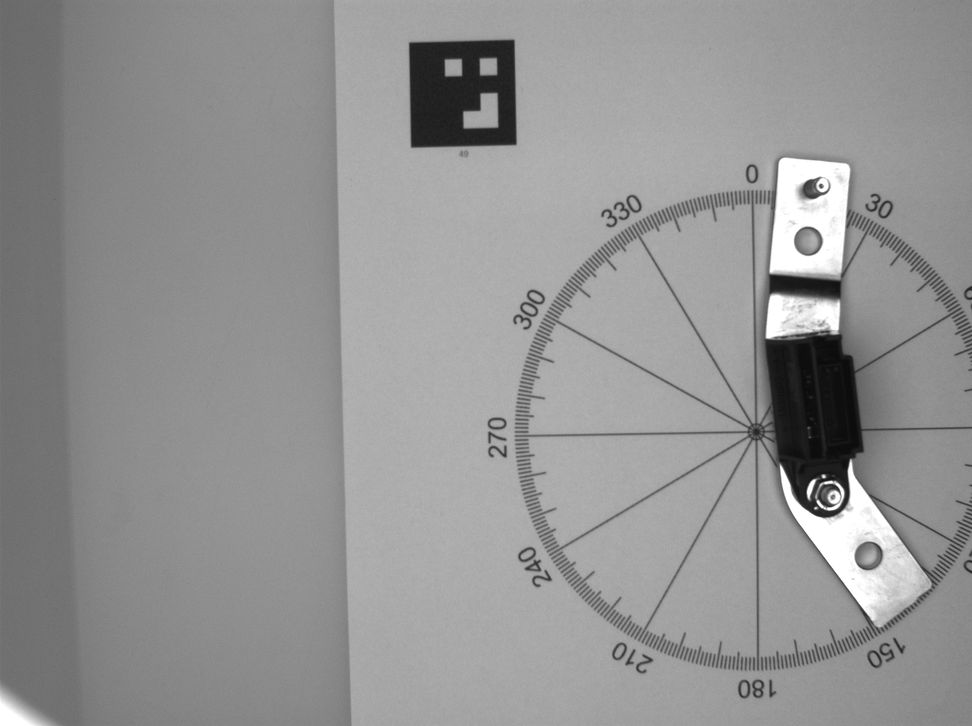
#> input picture Test_images/NonArUco/Train/Angle/BB102HCS5_2.png, 972 x 726 px, shrunk from 1292 x 964 before the run
$ python FunctionTests.py
#> lines starting #> are read from the running program, lines starting #| are printed output that depends on the picture
import cv2
import matplotlib.pyplot as plt

image = cv2.imread("Test_images/NonArUco/Train/Angle/BB102HCS5_2.png",cv2.IMREAD_GRAYSCALE)
#> image is the input picture: shape (726, 972); min 11, max 255, mean 147.2

if image is None:
    raise ValueError("Image not loaded. Please check the image path.")


aruco_dict = cv2.aruco.getPredefinedDictionary(
    cv2.aruco.DICT_4X4_50
)
parameters = cv2.aruco.DetectorParameters()

detector = cv2.aruco.ArucoDetector(aruco_dict, parameters)

corners, ids, rejected = detector.detectMarkers(image)
#> corners = ([[409, 42], [513, 39], [516, 144], [411, 147]],); ids = [49]; rejected = 24 items

print("Detected markers:", ids)
#| Detected markers: [[49]]
print(f"Corners: {corners}")
#| Corners: (array([[[409.,  42.],
#|         [513.,  39.],
#|         [516., 144.],
#|         [411., 147.]]], dtype=float32),)
pt1 = (int(corners[0][0][0][0]), int(corners[0][0][0][1]))
#> pt1 = (409, 42)
pt2 = (int(corners[0][0][3][0]), int(corners[0][0][3][1]))
#> pt2 = (411, 147)
cv2.line(image,pt1,pt2,(255,0,0),5)

pt1 = (int(corners[0][0][0][0]), int(corners[0][0][0][1]))
pt2 = (int(corners[0][0][1][0]), int(corners[0][0][1][1]))
#> pt2 = (513, 39)
cv2.line(image,pt1,pt2,(255,0,0),5)

if ids is not None:
    cv2.aruco.drawDetectedMarkers(image, corners, ids)
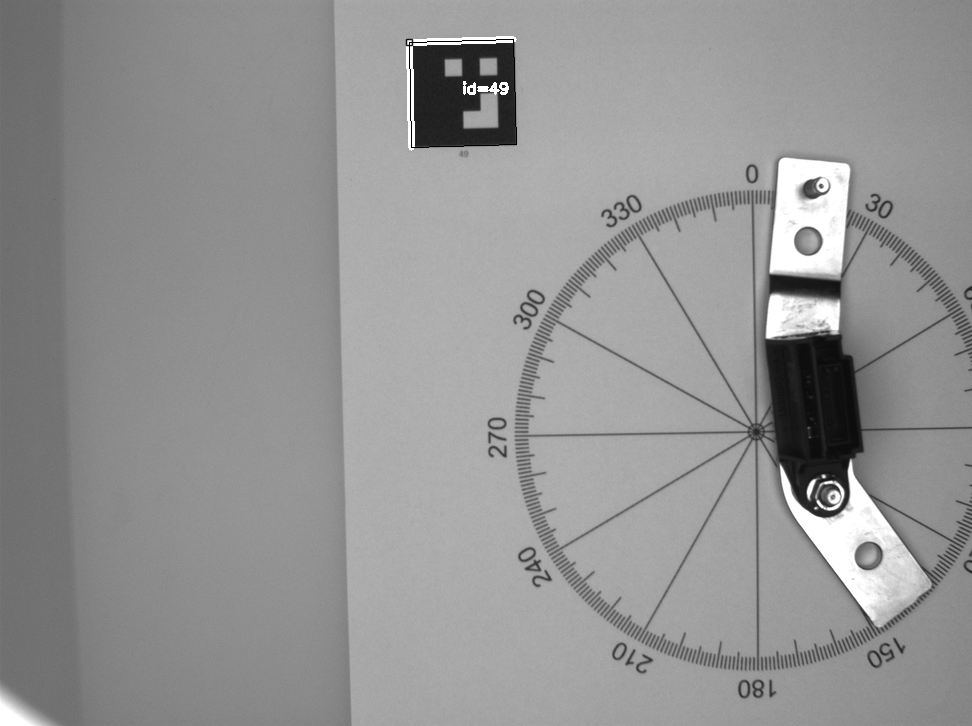
#> image: shape (726, 972); min 0, max 255, mean 147.6

    plt.imshow(cv2.cvtColor(image, cv2.COLOR_BGR2RGB))
    plt.axis("off")
    plt.show()

$ run again, with Test_images/NonArUco/Train/Angle/BB102HCS0_1.png copied over Test_images/NonArUco/Train/Angle/BB102HCS5_2.png
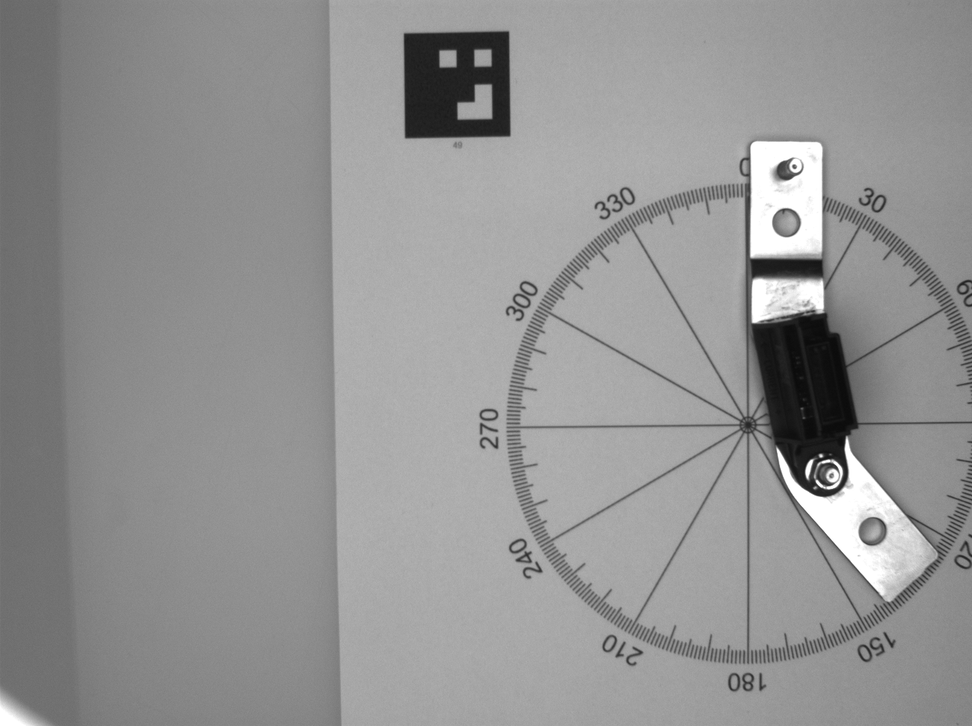
#> input picture Test_images/NonArUco/Train/Angle/BB102HCS0_1.png, 972 x 726 px, shrunk from 1292 x 964 before the run
#> image is the input picture: shape (726, 972); min 11, max 255, mean 147.1
#> corners = ([[404, 33], [508, 31], [510, 135], [406, 138]],); ids = [49]; rejected = 22 items
#| Detected markers: [[49]]
#| Corners: (array([[[404.,  33.],
#|         [508.,  31.],
#|         [510., 135.],
#|         [406., 138.]]], dtype=float32),)
#> pt1 = (404, 33)
#> `pt2 = (int(corners[0][0][3][0]), int(corners[0][0][3][1]))`: pt2 = (406, 138)
#> `pt2 = (int(corners[0][0][1][0]), int(corners[0][0][1][1]))`: pt2 = (508, 31)
#> `cv2.aruco.drawDetectedMarkers(image, corners, ids)`:
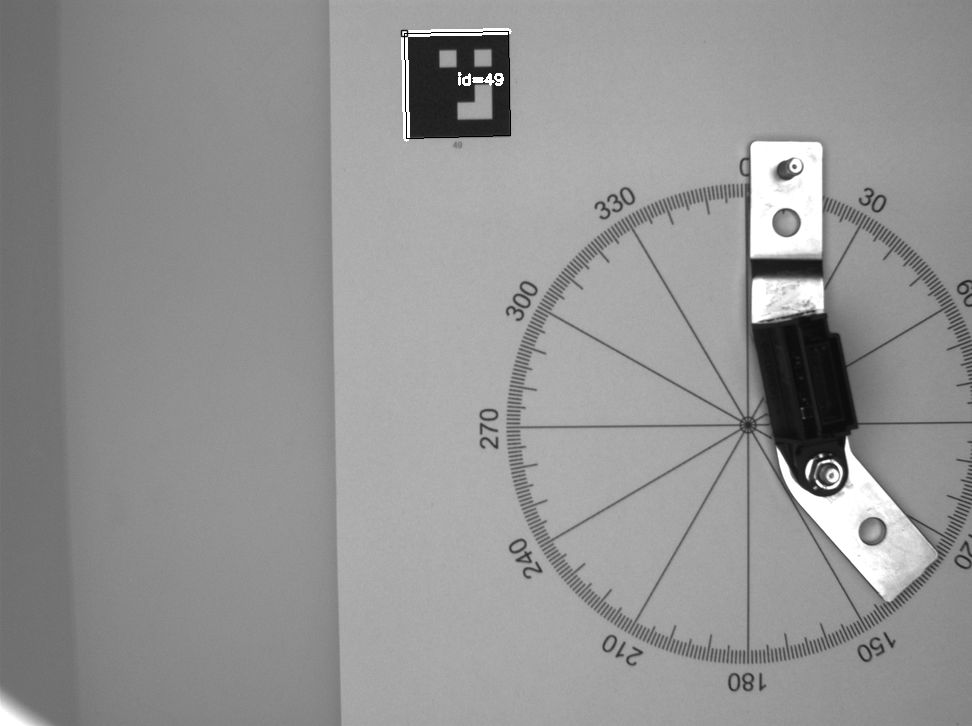
#> image: shape (726, 972); min 0, max 255, mean 147.4

$ run again, with Test_images/NonArUco/Train/Angle/BB102HCS0_2.png copied over Test_images/NonArUco/Train/Angle/BB102HCS5_2.png
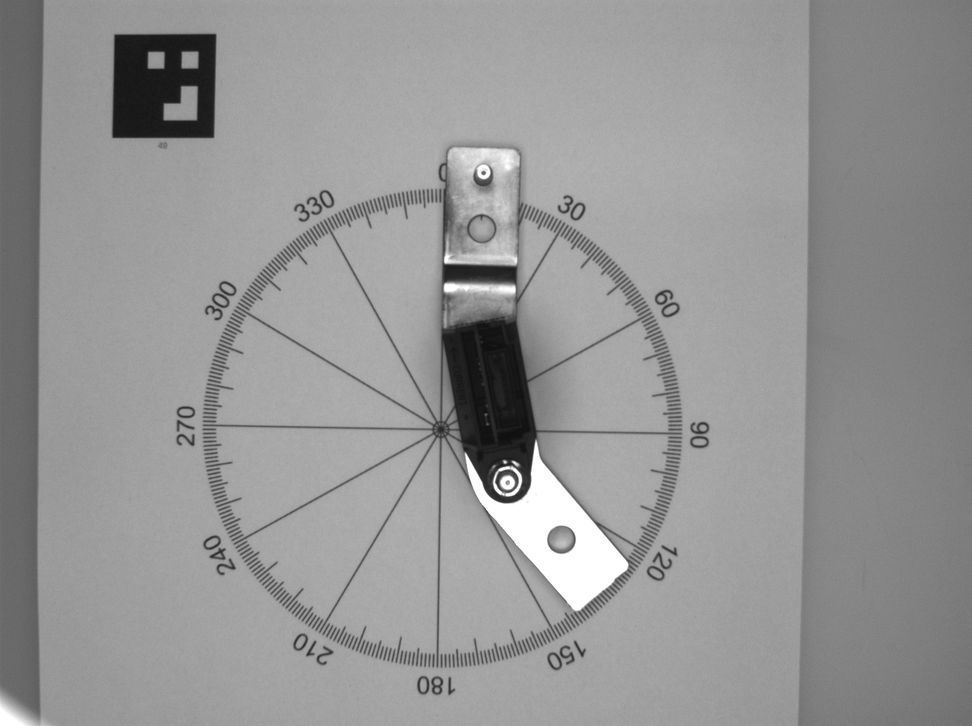
#> input picture Test_images/NonArUco/Train/Angle/BB102HCS0_2.png, 972 x 726 px, shrunk from 1292 x 964 before the run
#> image is the input picture: shape (726, 972); min 15, max 255, mean 148.9
#> corners = ([[115, 34], [216, 35], [213, 137], [112, 137]],); ids = [49]; rejected = 20 items
#| Detected markers: [[49]]
#| Corners: (array([[[115.,  34.],
#|         [216.,  35.],
#|         [213., 137.],
#|         [112., 137.]]], dtype=float32),)
#> pt1 = (115, 34)
#> `pt2 = (int(corners[0][0][3][0]), int(corners[0][0][3][1]))`: pt2 = (112, 137)
#> `pt2 = (int(corners[0][0][1][0]), int(corners[0][0][1][1]))`: pt2 = (216, 35)
#> `cv2.aruco.drawDetectedMarkers(image, corners, ids)`:
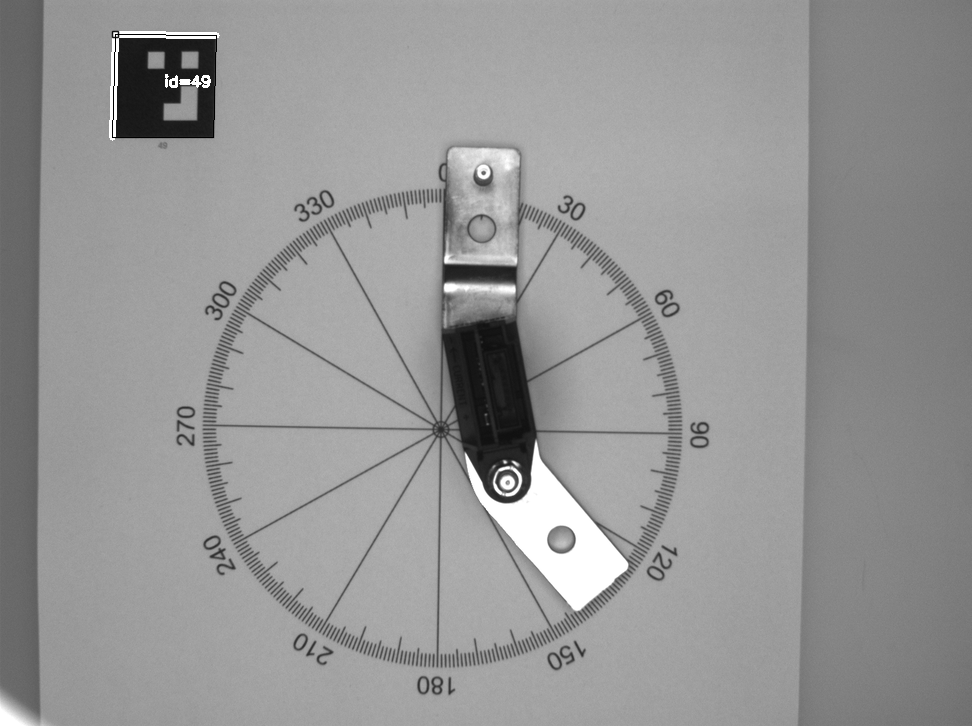
#> image: shape (726, 972); min 0, max 255, mean 149.3

$ run again, with Test_images/NonArUco/Train/Angle/BB102HCS10_1.png copied over Test_images/NonArUco/Train/Angle/BB102HCS5_2.png
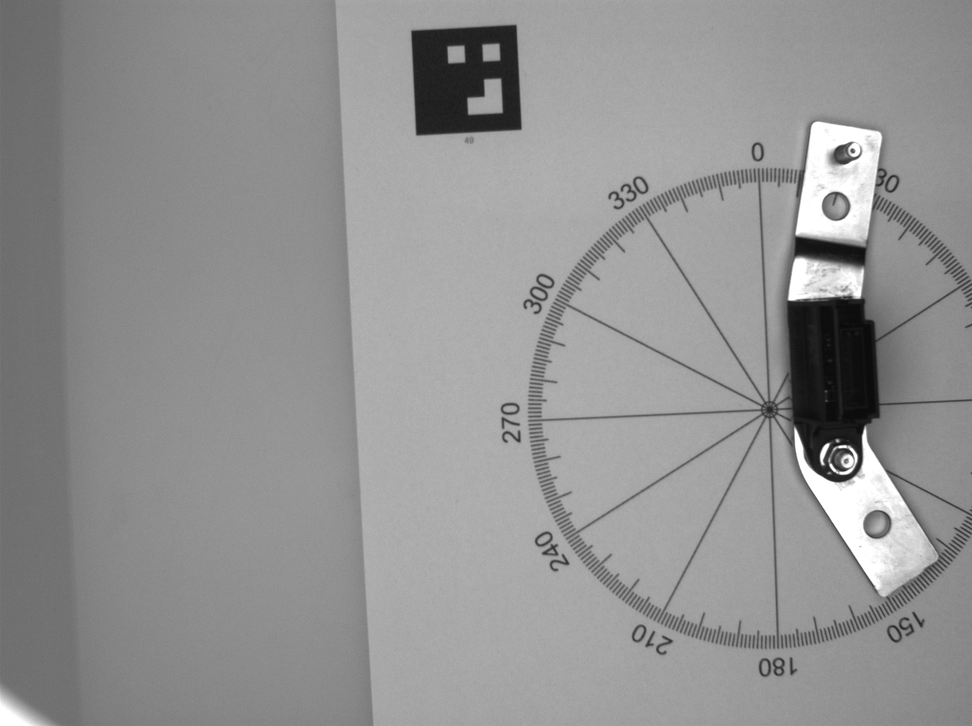
#> input picture Test_images/NonArUco/Train/Angle/BB102HCS10_1.png, 972 x 726 px, shrunk from 1292 x 964 before the run
#> image is the input picture: shape (726, 972); min 10, max 255, mean 146.2
#> corners = ([[411, 30], [516, 25], [521, 129], [416, 135]],); ids = [49]; rejected = 24 items
#| Detected markers: [[49]]
#| Corners: (array([[[411.,  30.],
#|         [516.,  25.],
#|         [521., 129.],
#|         [416., 135.]]], dtype=float32),)
#> pt1 = (411, 30)
#> `pt2 = (int(corners[0][0][3][0]), int(corners[0][0][3][1]))`: pt2 = (416, 135)
#> `pt2 = (int(corners[0][0][1][0]), int(corners[0][0][1][1]))`: pt2 = (516, 25)
#> `cv2.aruco.drawDetectedMarkers(image, corners, ids)`:
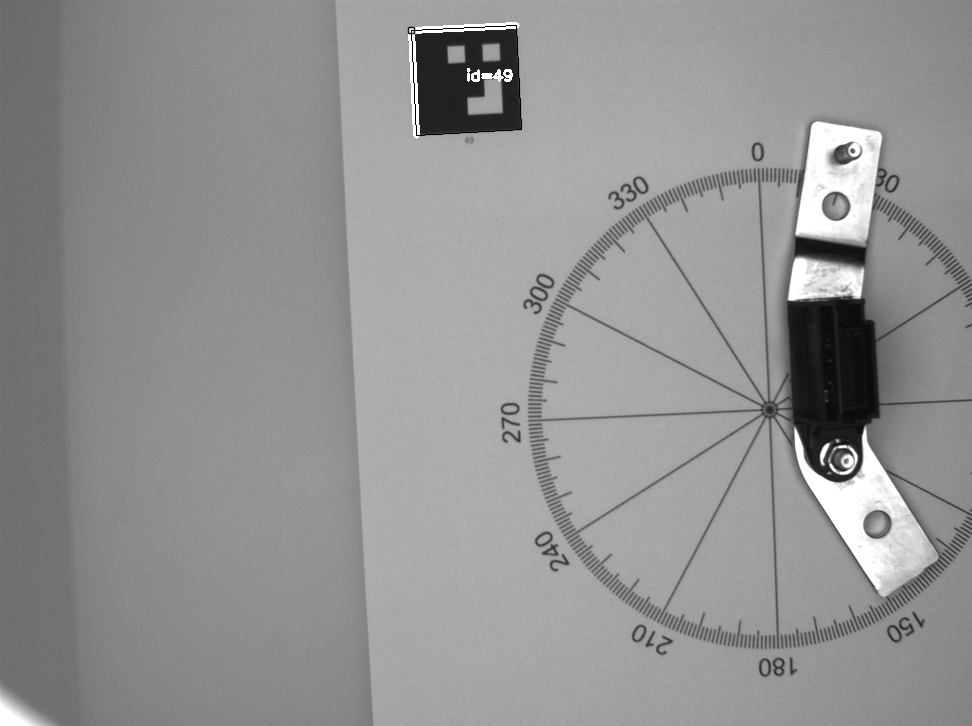
#> image: shape (726, 972); min 0, max 255, mean 146.5
